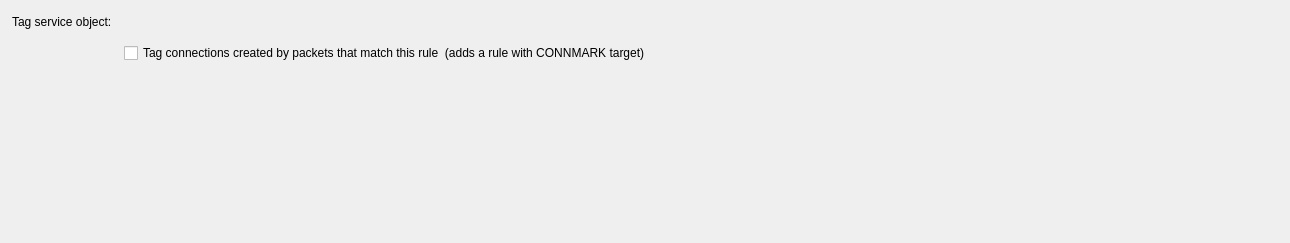
         <widget class="QWidget" name="tab6">
          <attribute name="title">
           <string>Tag</string>
          </attribute>
          <layout class="QGridLayout" name="gridLayout">
           <property name="leftMargin">
            <number>12</number>
           </property>
           <property name="topMargin">
            <number>12</number>
           </property>
           <property name="rightMargin">
            <number>12</number>
           </property>
           <property name="bottomMargin">
            <number>12</number>
           </property>
           <property name="spacing">
            <number>12</number>
           </property>
           <item row="0" column="0" colspan="2">
            <widget class="QLabel" name="textLabel4_4">
             <property name="text">
              <string>Tag service object:</string>
             </property>
             <property name="wordWrap">
              <bool>false</bool>
             </property>
            </widget>
           </item>
           <item row="0" column="2" rowspan="3">
            <spacer name="spacer">
             <property name="orientation">
              <enum>Qt::Horizontal</enum>
             </property>
             <property name="sizeType">
              <enum>QSizePolicy::Expanding</enum>
             </property>
             <property name="sizeHint" stdset="0">
              <size>
               <width>615</width>
               <height>81</height>
              </size>
             </property>
            </spacer>
           </item>
           <item row="1" column="0" rowspan="2">
            <widget class="FWObjectDropArea" name="iptTagDropArea" native="true">
             <property name="sizePolicy">
              <sizepolicy hsizetype="Fixed" vsizetype="Fixed">
               <horstretch>0</horstretch>
               <verstretch>0</verstretch>
              </sizepolicy>
             </property>
             <property name="minimumSize">
              <size>
               <width>100</width>
               <height>80</height>
              </size>
             </property>
             <property name="font">
              <font>
               <pointsize>9</pointsize>
              </font>
             </property>
            </widget>
           </item>
           <item row="1" column="1">
            <widget class="QCheckBox" name="ipt_mark_connections">
             <property name="toolTip">
              <string notr="true"/>
             </property>
             <property name="text">
              <string>Tag connections created by packets that match this rule  (adds a rule with CONNMARK target)</string>
             </property>
            </widget>
           </item>
           <item row="3" column="0" colspan="3">
            <spacer name="spacer_2">
             <property name="orientation">
              <enum>Qt::Vertical</enum>
             </property>
             <property name="sizeType">
              <enum>QSizePolicy::MinimumExpanding</enum>
             </property>
             <property name="sizeHint" stdset="0">
              <size>
               <width>609</width>
               <height>108</height>
              </size>
             </property>
            </spacer>
           </item>
          </layout>
         </widget>
